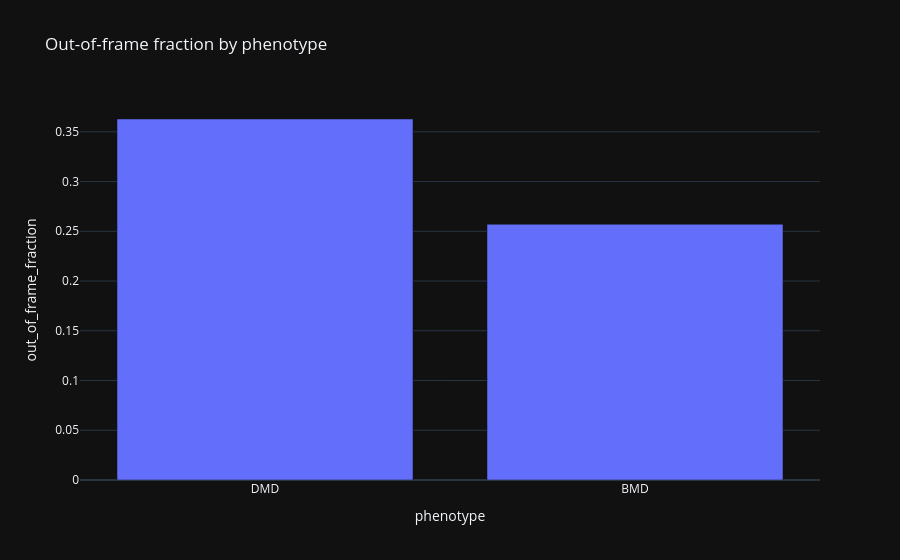

Source (notebook cell):
### Markdown cell above
## 7. 📊 out-of-frame fractions

### Code cell
tbl = d.groupby('phenotype').agg(out_of_frame_fraction=('frame', lambda s: (s == 'out-of-frame').mean()), n=('var_id', 'size')).reset_index().sort_values('n', ascending=False)
display(tbl)
fig = px.bar(tbl, x='phenotype', y='out_of_frame_fraction', hover_data=['n'], title='Out-of-frame fraction by phenotype')
fig.show()

### Figure 1 — Plotly figure (JSON) as saved in the notebook; plotly's stock layout.template omitted (floating-point values rounded to 4 significant figures)
{"data": [{"customdata": [[7807], [1023]], "hovertemplate": "phenotype=%{x}<br>out_of_frame_fraction=%{y}<br>n=%{customdata[0]}<extra></extra>", "legendgroup": "", "marker": {"color": "#636efa", "pattern": {"shape": ""}}, "name": "", "orientation": "v", "showlegend": false, "textposition": "auto", "x": ["DMD", "BMD"], "xaxis": "x", "y": [0.3629, 0.2571], "yaxis": "y", "type": "bar"}], "layout": {"xaxis": {"anchor": "y", "domain": [0.0, 1.0], "title": {"text": "phenotype"}}, "yaxis": {"anchor": "x", "domain": [0.0, 1.0], "title": {"text": "out_of_frame_fraction"}}, "legend": {"tracegroupgap": 0}, "title": {"text": "Out-of-frame fraction by phenotype"}, "barmode": "relative"}}
